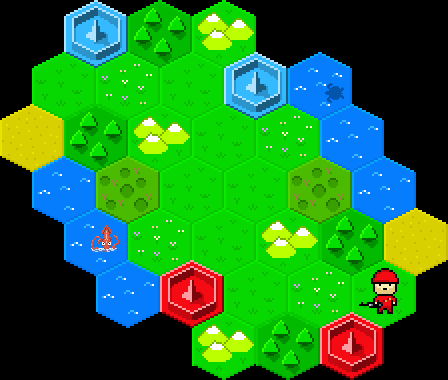
#> input picture map.png, 448 x 380 px
$ python correct_hex_generator.py
#> lines starting #> are read from the running program, lines starting #| are printed output that depends on the picture; after the words box and inside, x2 and y2 are one past the last pixel; in counts of white or black regions, pixels touching at a corner belong together
import cv2
import numpy as np
import json
import os
import math

class CorrectHexGenerator:
    def __init__(self, tiles_folder="AllTiles"):
        self.tiles_folder = tiles_folder

    def load_classification_results(self, json_file="correct_hex_classification.json"):
        """Load classification results"""
#> called with json_file = 'correct_hex_classification.json'
        try:
            with open(json_file, 'r') as f:
#> (reads correct_hex_classification.json from the repository)
                data = json.load(f)
                return data
        except FileNotFoundError:
            print(f"Classification file not found: {json_file}")
            return None

    def create_pointy_top_hex_mask(self, width, height):
        """Create a pointy-top hexagon mask (correct orientation)"""
#> called with width = 64, height = 68
        mask = np.zeros((height, width), dtype=np.uint8)

        # Create pointy-top hexagon vertices
        center_x, center_y = width // 2, height // 2

        # For pointy-top hexagon, the points are at different angles
        points = []
        for i in range(6):
            # Start at top point (angle = -π/2) and go clockwise
            angle = -math.pi/2 + i * math.pi/3
            x = center_x + (width // 2 - 2) * math.cos(angle)
            y = center_y + (height // 2 - 2) * math.sin(angle)
            points.append([int(x), int(y)])

        # Fill the hexagon
        cv2.fillPoly(mask, [np.array(points)], 255)
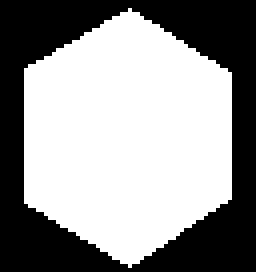
#> mask: shape (68, 64) (shown 4 times larger); 58.2% white; 1 black region, box (x1, y1, x2, y2) and area: (0, 0, 64, 68) 1820
        return mask

    def generate_correct_hex_map(self, results, output_file="correct_generated_map.png"):
        """Generate map with correct pointy-top hexagon orientation"""
        if not results:
            return False

        tile_array = results['tile_array']
        grid_info = results['grid_info']

        tile_width = grid_info['tile_width']
        tile_height = grid_info['tile_height']
        h_spacing = grid_info['h_spacing']
        v_spacing = grid_info['v_spacing']

        num_rows = len(tile_array)
        max_cols = max(len(row) for row in tile_array) if tile_array else 0

        # Calculate canvas size
        canvas_width = int(max_cols * h_spacing + h_spacing)
        canvas_height = int(num_rows * v_spacing + tile_height)

        # Create canvas
        canvas = np.full((canvas_height, canvas_width, 3), 255, dtype=np.uint8)

        # Create pointy-top hexagon mask
        hex_mask = self.create_pointy_top_hex_mask(tile_width, tile_height)

        # Place tiles with correct positioning
        for row in range(num_rows):
            for col in range(len(tile_array[row])):
                tile_id = tile_array[row][col]

                if tile_id != 0:  # Skip empty tiles
                    # Calculate position (pointy-top orientation)
                    x = col * h_spacing
                    y = row * v_spacing

                    # Offset every other row by half spacing
                    if row % 2 == 1:
                        x += h_spacing // 2

                    # Load tile image
                    tile_path = os.path.join(self.tiles_folder, f"{tile_id}.png")
                    if os.path.exists(tile_path):
                        tile_img = cv2.imread(tile_path)
                        if tile_img is not None:
                            # Resize if necessary
                            if tile_img.shape[:2] != (tile_height, tile_width):
                                tile_img = cv2.resize(tile_img, (tile_width, tile_height))

                            # Apply hexagonal mask
                            masked_tile = cv2.bitwise_and(tile_img, tile_img, mask=hex_mask)

                            # Place tile on canvas
                            end_y = min(y + tile_height, canvas_height)
                            end_x = min(x + tile_width, canvas_width)

                            if y < canvas_height and x < canvas_width:
                                # Only place where mask is active
                                mask_3d = cv2.cvtColor(hex_mask, cv2.COLOR_GRAY2BGR)
                                mask_normalized = mask_3d.astype(float) / 255.0

                                tile_region = masked_tile[0:end_y-y, 0:end_x-x]
                                canvas_region = canvas[y:end_y, x:end_x]
                                mask_region = mask_normalized[0:end_y-y, 0:end_x-x]

                                # Blend tile onto canvas using mask
                                canvas[y:end_y, x:end_x] = (
                                    tile_region * mask_region +
                                    canvas_region * (1 - mask_region)
                                ).astype(np.uint8)

        # Save the generated map
        cv2.imwrite(output_file, canvas)
        print(f"Correct hex map generated: {output_file}")
        return True

    def create_side_by_side_comparison(self, original_path="map.png", generated_path="correct_generated_map.png", output_path="comparison.png"):
        """Create side-by-side comparison of original and generated maps"""
#> called with original_path = 'map.png', generated_path = 'correct_generated_map.png', output_path = 'comparison.png'
        original = cv2.imread(original_path)
#> original is the input picture: shape (380, 448, 3); mean B, G, R 41.8, 119.3, 33.2
        generated = cv2.imread(generated_path)

        if original is None or generated is None:
            print("Could not load images for comparison")
            return False

        # Resize images to same height for comparison
        target_height = min(original.shape[0], generated.shape[0])
#> target_height = 380

        original_resized = cv2.resize(original, (int(original.shape[1] * target_height / original.shape[0]), target_height))
        generated_resized = cv2.resize(generated, (int(generated.shape[1] * target_height / generated.shape[0]), target_height))
#> generated_resized: shape (380, 457, 3); every value is 255

        # Create side-by-side comparison
        comparison = np.hstack([original_resized, generated_resized])
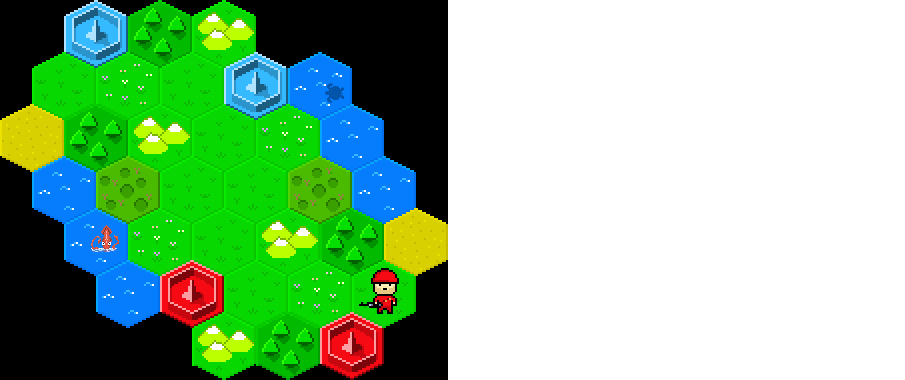
#> comparison: shape (380, 905, 3); mean B, G, R 149.5, 187.8, 145.2

        # Add labels
        cv2.putText(comparison, "Original", (10, 30), cv2.FONT_HERSHEY_SIMPLEX, 1, (0, 0, 255), 2)
        cv2.putText(comparison, "Generated", (original_resized.shape[1] + 10, 30), cv2.FONT_HERSHEY_SIMPLEX, 1, (0, 255, 0), 2)
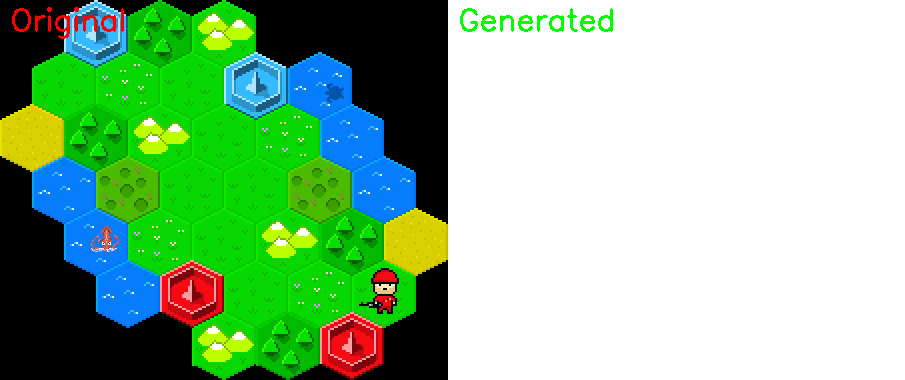
#> comparison: shape (380, 905, 3); mean B, G, R 148.3, 187.6, 144.9

        cv2.imwrite(output_path, comparison)
        print(f"Side-by-side comparison saved: {output_path}")
        return True

if __name__ == "__main__":
    # Load classification results
    generator = CorrectHexGenerator()
    results = generator.load_classification_results()

    if results:
        # Generate correct hex map
        if generator.generate_correct_hex_map(results):
            print("✅ Correct hex map generation complete!")

            # Create comparison
            generator.create_side_by_side_comparison()

        else:
            print("❌ Failed to generate correct hex map")
    else:
        print("❌ No classification results found. Run correct_hex_classifier.py first.")
